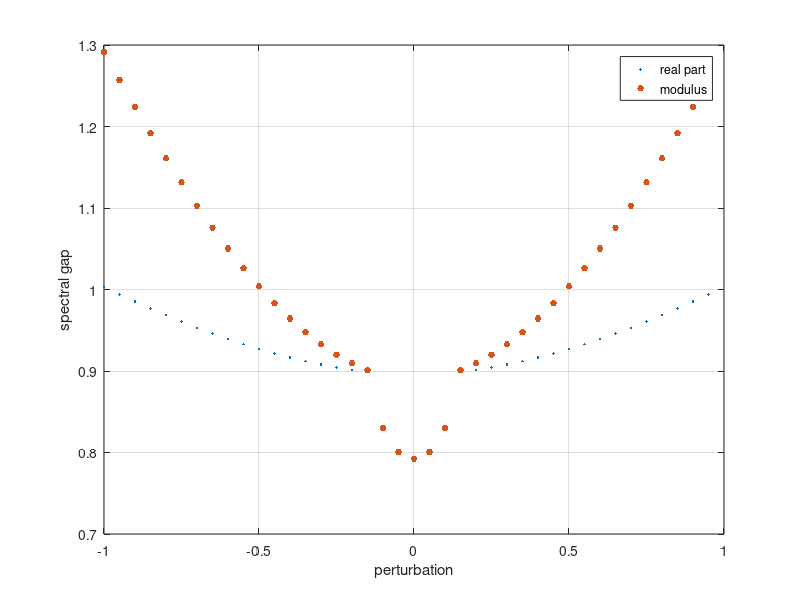

MATLAB code to generate this figure:
clc;
close all;
clear all;

%% golden search results for quadratic

% % % for real part res = 100 but in range a \in -0.7, 0.7
% eeExt = [-0.751515 -0.751386 -0.751427 -0.751378 -0.751432 -0.75137 -0.498847 -0.751317 -0.751342 -0.751071 -0.751267 -0.751316 -0.751325 -0.725682 -0.621289 -0.575891 -0.546702 -0.526218 -0.512738 -0.505008 -0.502478 -0.505005 -0.512753 -0.526217 -0.546596 -0.576166 -0.62127 -0.725714 -0.75135 -0.751298 -0.751319 -0.751708 -0.751351 -0.745088 -0.75135 -0.751438 -0.751394 -0.751425 -0.751527 -0.751348 ];
% eeExt = -eeExt;
% % for modulus, res =100, but in range a \in -1., 1.
% eeExtMod = [1.0013 0.976675 0.952681 0.929413 0.90695 0.885351 0.498847 0.844879 0.826183 0.808353 0.79215 0.777048 0.763268 0.725682 0.621289 0.575891 0.546702 0.526218 0.512738 0.505008 0.502478 0.505005 0.512753 0.526217 0.546596 0.576166 0.62127 0.725714 0.763288 0.777045 0.79219 0.808863 0.826202 0.843709 0.864636 0.8854 0.907028 0.929491 0.952812 0.976578];
% aaExt = -1.:0.05:0.95;

%% golden search results bistable
eeExt = abs([-1.00298 -0.993865 -0.985053 -0.976554 -0.968379 -0.960542 -0.953055 -0.945934 -0.939195 -0.932856 -0.926937 -0.921453 -0.916442 -0.911918 -0.907909 -0.904446 -0.901557 -0.899274 -0.830009 -0.800627 -0.792554 -0.800627 -0.830009 -0.899274 -0.901557 -0.904445 -0.907909 -0.911918 -0.916443 -0.921458 -0.926937 -0.932856 -0.939195 -0.945934 -0.953055 -0.960542 -0.968379 -0.976554 -0.985053 -0.993865]);
eeExtMod = [1.29119 1.25708 1.22397 1.19192 1.16102 1.13132 1.10292 1.07588 1.05031 1.02628 1.00389 0.983236 0.964426 0.947538 0.932671 0.919913 0.909347 0.901046 0.830009 0.800627 0.792554 0.800627 0.830009 0.901046 0.909347 0.919913 0.932671 0.947538 0.964427 0.983243 1.00389 1.02628 1.05031 1.07588 1.10292 1.13132 1.16102 1.19192 1.22397 1.25708];
aaExt = -1.:0.05:0.95;

%% plotting 
plot(aaExt, eeExt, '.', aaExt, eeExtMod, '.', 'markersize', 15);
legend 'real part' 'modulus'
xlabel 'perturbation'
ylabel 'spectral gap'
grid on;